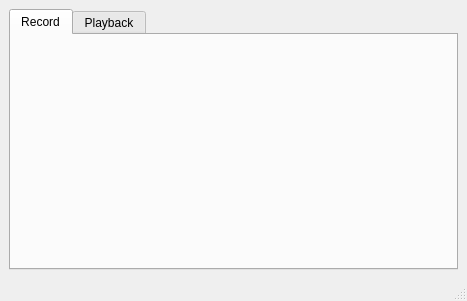
<?xml version="1.0" encoding="UTF-8"?>
<ui version="4.0">
 <class>MainWindow</class>
 <widget class="QMainWindow" name="MainWindow">
  <property name="geometry">
   <rect>
    <x>0</x>
    <y>0</y>
    <width>467</width>
    <height>301</height>
   </rect>
  </property>
  <property name="windowTitle">
   <string>DataCapture 0.1.0</string>
  </property>
  <widget class="QWidget" name="centralwidget">
   <layout class="QGridLayout" name="gridLayout">
    <item row="0" column="0">
     <widget class="QTabWidget" name="tabWidget">
      <property name="currentIndex">
       <number>0</number>
      </property>
      <widget class="RecordView" name="tabRecord">
       <attribute name="title">
        <string>Record</string>
       </attribute>
      </widget>
      <widget class="PlaybackView" name="tabPlayback">
       <attribute name="title">
        <string>Playback</string>
       </attribute>
      </widget>
     </widget>
    </item>
   </layout>
  </widget>
  <widget class="QMenuBar" name="menubar">
   <property name="geometry">
    <rect>
     <x>0</x>
     <y>0</y>
     <width>467</width>
     <height>25</height>
    </rect>
   </property>
  </widget>
  <widget class="QStatusBar" name="statusbar"/>
 </widget>
 <customwidgets>
  <customwidget>
   <class>RecordView</class>
   <extends>QWidget</extends>
   <header>gui/RecordView.hpp</header>
   <container>1</container>
  </customwidget>
  <customwidget>
   <class>PlaybackView</class>
   <extends>QWidget</extends>
   <header>gui/PlaybackView.hpp</header>
   <container>1</container>
  </customwidget>
 </customwidgets>
 <resources/>
 <connections/>
</ui>
